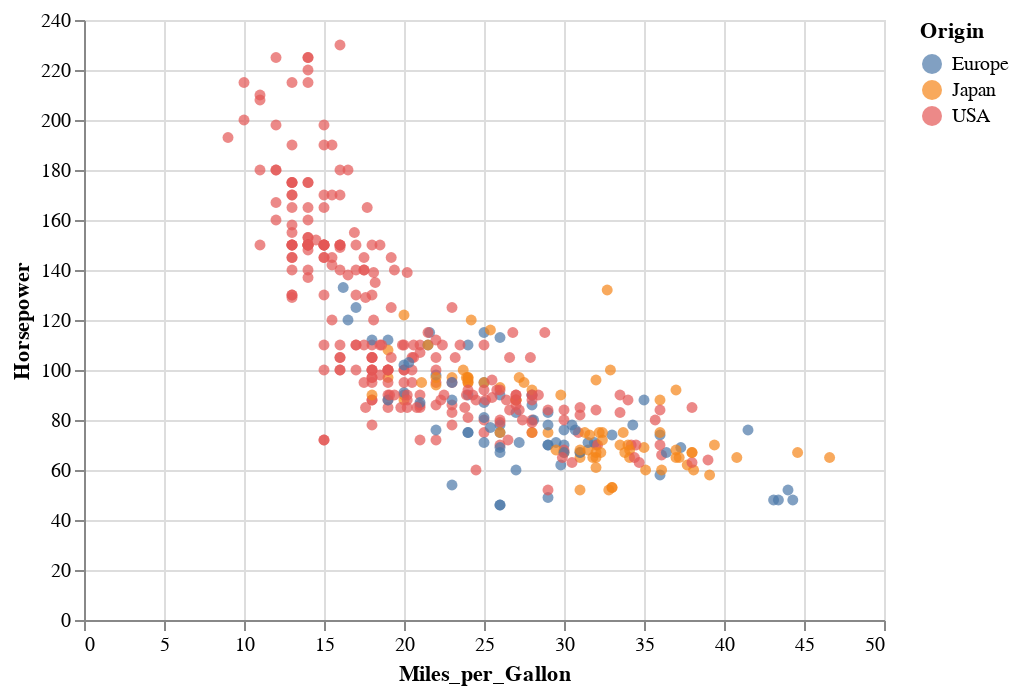

The cell this chart's notebook holds for it:
### Markdown cell above
## Visual Analytics using Altair

### Code cell
#Simple charts

alt.Chart(mycar).mark_circle().encode(
    y='Horsepower:Q',
    x='Miles_per_Gallon:Q',
    color='Origin:N'
  )

### Figure 1 — Vega-Lite specification as saved in the notebook (floating-point values rounded to 4 significant figures; data arrays with more than 128 entries replaced by an {"elided": "..."} marker saying what was removed)
{"config": {"view": {"continuousWidth": 400, "continuousHeight": 300}}, "data": {"name": "data-f02450ab61490a1363517a0190416235"}, "mark": "circle", "encoding": {"color": {"field": "Origin", "type": "nominal"}, "x": {"field": "Miles_per_Gallon", "type": "quantitative"}, "y": {"field": "Horsepower", "type": "quantitative"}}, "$schema": "https://vega.github.io/schema/vega-lite/v4.17.0.json", "datasets": {"data-f02450ab61490a1363517a0190416235": {"elided": "406 records"}}}
